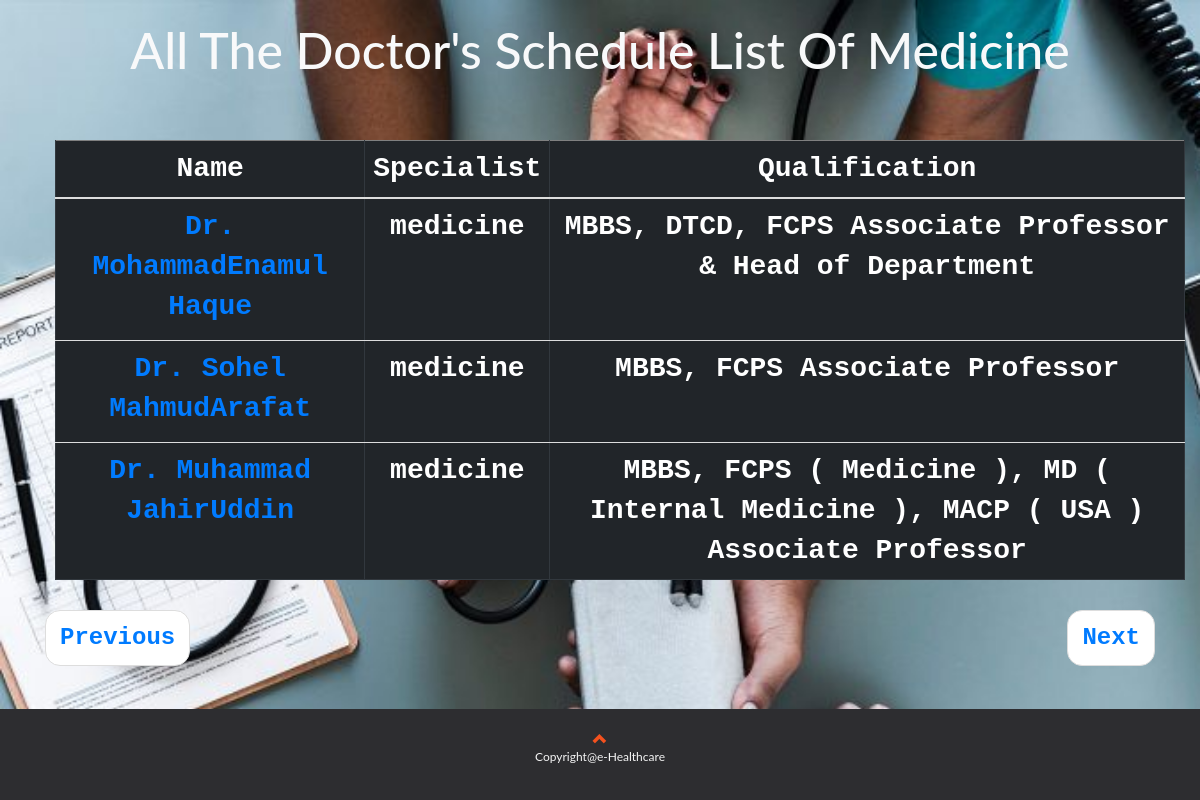
The app's page /medicine.php with its own data.
### tables this page shows
CREATE TABLE `schedule` (
  `s_id` int(11) NOT NULL,
  `Day_Time1` varchar(500) NOT NULL,
  `Day_Time2` varchar(500) NOT NULL,
  `Day_Time3` varchar(500) NOT NULL,
  `Day_Time4` varchar(500) NOT NULL,
  `Day_Time5` varchar(5000) NOT NULL,
  `Day_Time6` varchar(5000) NOT NULL,
  `Day_Time7` varchar(5000) NOT NULL,
  `d_id` int(11) NOT NULL
);

CREATE TABLE `doctor` (
  `id` int(11) NOT NULL,
  `f_name` varchar(500) NOT NULL,
  `l_name` varchar(500) NOT NULL,
  `email` varchar(500) NOT NULL,
  `contact` varchar(500) NOT NULL,
  `specialist` varchar(500) NOT NULL,
  `qualification` varchar(500) NOT NULL,
  `DOB` date NOT NULL,
  `gender` varchar(500) NOT NULL,
  `bmdc_reg_num` int(11) NOT NULL,
  `address` text NOT NULL,
  `pswd` varchar(500) NOT NULL,
  `date` date NOT NULL,
  `permission` varchar(500) NOT NULL
);

### medicine.php (the view, shortened to what this page needs)
<!DOCTYPE html PUBLIC "-//W3C//DTD XHTML 1.0 Transitional//EN" "http://www.w3.org/TR/xhtml1/DTD/xhtml1-transitional.dtd">
<html xmlns="http://www.w3.org/1999/xhtml">
<head>
  <link rel="stylesheet" href="https://maxcdn.bootstrapcdn.com/bootstrap/3.3.7/css/bootstrap.min.css">
  <link rel="stylesheet" href="https://maxcdn.bootstrapcdn.com/bootstrap/4.1.0/css/bootstrap.min.css">
 <link rel="stylesheet" href="https://cdnjs.cloudflare.com/ajax/libs/font-awesome/4.7.0/css/font-awesome.min.css">
</head>
<body class="container-fluid">
<h1 class="text-monocase text-capitalize text-center text-light">All The Doctor's Schedule List Of Medicine</h1>
<ul class="text-center font-weight-bold text-monospace text-dark">
<table border="1"
class="table table-hover table-dark">
  <thead>
    <tr>
      <th scope="col" >Name</th>
      <th scope="col" >Specialist</th>
      <th scope="col">Qualification</th>
    </tr>
  </thead>
<?php
include("connection.php");
include 'translate.php';
?><br/>
<?php
       $query ="SELECT *
                     FROM doctor inner join schedule on schedule.d_id=doctor.id   where permission='approved' AND specialist like'm%' OR permission='Added' AND specialist like'm%' ";
				   $run = mysqli_query($db, $query);
				   while($row = mysqli_fetch_array($run))
				   {
					  echo  "<h3><tr><th><a href='Admin/detail.php?s_id={$row['s_id']}'>{$row['f_name']}{$row['l_name']}</a></h3>";
						 echo "<h3><th>". $row['specialist'] ." </h3>" ;
						   echo "<h3><th>". $row['qualification'] ." </th></tr></h3>";
				   }
			   ?></table></ul>
<div class="container ">
<ul class="pager font-weight-bold text-monospace">
   <li class="previous" ><a href="index.php">Previous</a></li>
  <li class="next"><a href="dentist.php">Next </a></li>
</ul></div>
</body>
</html>

### medicine.php (style rules this page uses)
h1 { font-size:50px; text-align:center; padding-top:20px; color:#000066; }
li { font-size:24px; }
ul { font-size:28px; }
ul h3 { font-size:30px; }
footer { position: fixed; left: 0; bottom: 0; width: 100%; background-color:#333333; color: white; text-align: center; }
footer a { color: #f5f5f5; }
footer .glyphicon { font-size: 15px; margin-bottom: 0px; color: #f4511e; }
body { font: 400 15px/1.8 Lato, sans-serif; color: #777; }
body { margin:0; padding:0; width:100%; height:100vh; background-image:url(pic/Doctor_Time.jpg); background-size:cover; }
div ul { padding-bottom:70px; }

### records on screen
schedule: d.f_name "Dr. Mohammad", d.l_name "Enamul Haque", d.specialist "medicine", d.qualification "MBBS, DTCD, FCPS Associate Professor & Head of Department"
schedule: d.f_name "Dr. Sohel Mahmud", d.l_name "Arafat", d.specialist "medicine", d.qualification "MBBS, FCPS Associate Professor"
schedule: d.f_name "Dr. Muhammad Jahir", d.l_name "Uddin", d.specialist "medicine", d.qualification "MBBS, FCPS ( Medicine ), MD ( Internal Medicine ), MACP ( USA ) Associate Professor"
